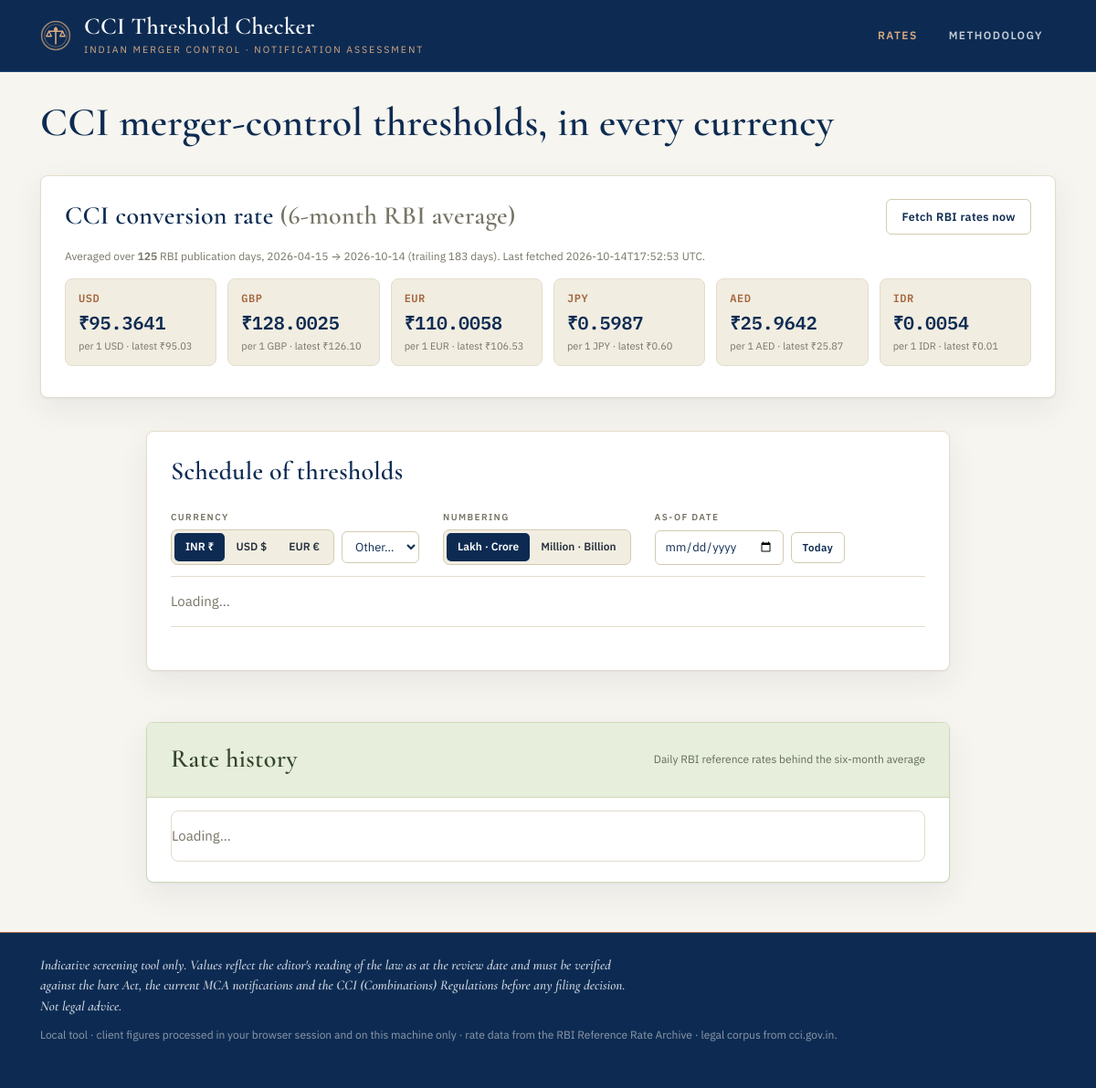
The page /rates on the database as committed earlier.
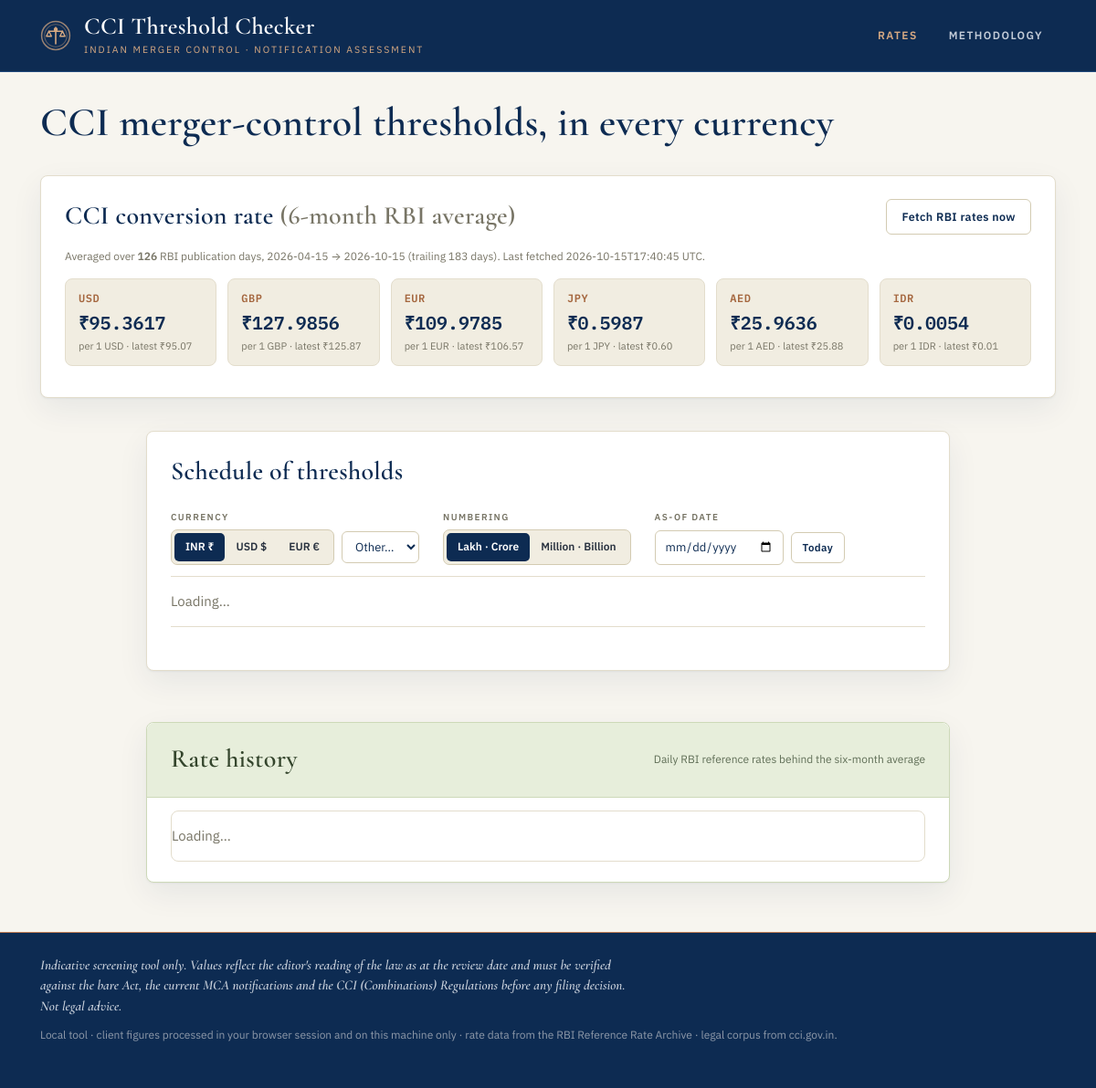
The same page on the database as committed later.
### tables this page shows
CREATE TABLE rates (
                date       TEXT PRIMARY KEY,   -- ISO yyyy-mm-dd
                usd REAL, gbp REAL, eur REAL, jpy REAL, aed REAL, idr REAL,
                source     TEXT,
                fetched_at TEXT
            );

CREATE TABLE meta (key TEXT PRIMARY KEY, value TEXT);

### app.py (the view)
@app.route("/rates")
def rates_page():
    avg, cfg = _avg()
    display = request.args.get("ccy", "USD")
    table = th.build_table(cfg, avg["averages"], display)
    currencies = fx.supported(avg["averages"]) if avg["has_data"] else ["INR", "USD", "EUR", "GBP", "JPY", "AED"]
    grouped = [(label, [r for r in table if r["category"] == key]) for key, label in CATEGORY_LABELS]
    return render_template("index.html", avg=avg, grouped=grouped,
                           display=display, currencies=currencies)

### app.py (called while the page is built)
def _avg(as_of=None):
    cfg = th.load_config()
    window = int(cfg["meta"].get("fx_window_days", 183))
    return rates_mod.compute_average(window, as_of=as_of), cfg

@app.context_processor
def inject_globals():
    cfg = th.load_config()
    return {
        "fmt_dual": N.format_dual,
        "fmt_indian": N.format_indian,
        "fmt_western": N.format_western,
        "meta": cfg["meta"],
        "last_scrape_at": db.get_meta("last_scrape_at"),
    }

### core/db.py (called while the page is built)
def _conn():
    os.makedirs(DATA_DIR, exist_ok=True)
    c = sqlite3.connect(DB_PATH)
    c.row_factory = sqlite3.Row
    return c

def get_rates_between(start_iso, end_iso):
    with _conn() as c:
        cur = c.execute(
            "SELECT * FROM rates WHERE date >= ? AND date <= ? ORDER BY date ASC",
            (start_iso, end_iso),
        )
        return [dict(r) for r in cur.fetchall()]

def get_meta(key, default=None):
    with _conn() as c:
        cur = c.execute("SELECT value FROM meta WHERE key=?", (key,))
        row = cur.fetchone()
        return row["value"] if row else default

### core/fx.py (called while the page is built)
def supported(rates):
    codes = ["INR"] + [c for c in rates.keys()]
    order = ["INR", "USD", "EUR", "GBP", "JPY", "AED", "IDR"]
    return [c for c in order if c in codes] + [c for c in codes if c not in order]

### core/numbers.py (called while the page is built)
def indian_group(n):
    s = str(int(round(n)))
    neg = s.startswith("-")
    if neg:
        s = s[1:]
    if len(s) <= 3:
        out = s
    else:
        last3 = s[-3:]
        rest = s[:-3]
        parts = []
        while len(rest) > 2:
            parts.insert(0, rest[-2:])
            rest = rest[:-2]
        if rest:
            parts.insert(0, rest)
        out = ",".join(parts) + "," + last3
    return ("-" + out) if neg else out

def western_group(n):
    return "{:,}".format(int(round(n)))

def _trim(x, decimals=2):
    s = "{:,.{d}f}".format(x, d=decimals)
    return s

def format_indian(value, decimals=2):
    if value is None:
        return "—"
    a = abs(value)
    sign = "-" if value < 0 else ""
    if a >= LAKH_CRORE:
        return f"{sign}{_trim(a / LAKH_CRORE, decimals)} lakh crore"
    if a >= CRORE:
        whole = a / CRORE
        return f"{sign}{indian_group(whole) if whole == int(whole) else _trim(whole, decimals)} crore"
    if a >= LAKH:
        return f"{sign}{_trim(a / LAKH, decimals)} lakh"
    return f"{sign}{indian_group(a)}"

### core/rates.py (called while the page is built, shortened)
def _as_date(v):
    if v is None:
        return None

### core/thresholds.py (called while the page is built)
def load_config():
    with open(CONFIG_PATH, encoding="utf-8") as fh:
        return json.load(fh)

### templates/index.html (shortened to what this page needs)
{% extends "base.html" %}
{% block content %}
<section class="hero">
  <div>
    <h1>CCI merger-control thresholds, in every currency</h1>
  </div>
</section>
<section class="card">
  <div class="card-head">
    <h2>CCI conversion rate <span class="muted">(6-month RBI average)</span></h2>
    <button id="refreshBtn" class="btn">Fetch RBI rates now</button>
  </div>
  <p class="muted small">
    <span id="rateSummary">
    {% if avg.has_data %}
      Averaged over <strong>{{ avg.n_days }}</strong> RBI publication days,
      {{ avg["from"] }} → {{ avg["to"] }}
      (trailing {{ avg.window_days }} days).
    {% endif %}
    </span>
    {% if last_scrape_at %}<span id="lastFetched">Last fetched {{ last_scrape_at }} UTC.</span>{% endif %}
  </p>
  <div class="rate-grid" id="rateGrid">
    {% for ccy, val in avg.averages.items() %}
      <div class="rate-chip">
        <div class="rate-ccy">{{ ccy }}</div>
        <div class="rate-val">₹{{ '%.4f'|format(val) }}</div>
        <div class="rate-sub muted">per 1 {{ ccy }}
          {% if avg.latest.get(ccy) %}· latest ₹{{ '%.2f'|format(avg.latest[ccy]) }}{% endif %}
        </div>
      </div>
    {% endfor %}
  </div>
</section>
<div class="home-grid">
  <section class="card table-card">
    <div class="card-head">
      <h2>Schedule of thresholds</h2>
    </div>
    <div class="toolbar">
      <div class="toggle-group" id="ccyToggle">
        <span class="toggle-label">Currency</span>
        <div class="tg-controls">
          <div class="seg">
            <button data-ccy="INR" class="active">INR ₹</button>
            <button data-ccy="USD">USD $</button>
            <button data-ccy="EUR">EUR €</button>
          </div>
          <select id="otherCcy" class="other-ccy" aria-label="Other currencies"><option value="">Other…</option></select>
        </div>
      </div>
      <div class="toggle-group" id="numToggle">
        <span class="toggle-label">Numbering</span>
        <div class="seg">
          <button data-sys="inr" class="active">Lakh · Crore</button>
          <button data-sys="intl">Million · Billion</button>
        </div>
      </div>
      <div class="toggle-group" id="dateToggle">
        <span class="toggle-label">As-of date</span>
        <div class="tg-controls">
          <input type="date" id="asOfDate" class="date-input" aria-label="As-of date — six-month average ending on this date">
          <button type="button" id="todayBtn" class="btn small-btn">Today</button>
        </div>
      </div>
    </div>
    <div id="thresholdTable" class="threshold-table-wrap"><p class="muted">Loading…</p></div>
    <p id="tableDisclaimer"></p>
  </section>
  <section class="card rate-history-card">
    <div class="card-head">
      <h2>Rate history</h2>
      <span class="muted small" id="rateHistorySub">Daily RBI reference rates behind the six-month average</span>
    </div>
    <div id="rateHistoryTable" class="rate-history-wrap"><p class="muted">Loading…</p></div>
  </section>
</div>
{% endblock %}

### templates/base.html (shortened to what this page needs)
<!doctype html>
<html lang="en">
<head>
  <link rel="stylesheet" href="{{ url_for('static', filename='style.css') }}">
</head>
<body>
<header class="masthead">
  <div class="wrap masthead-inner">
    <a class="nameplate" href="{{ url_for('index') }}" aria-label="CCI Threshold Checker — home">
      <span class="np-text">
        <strong>CCI Threshold Checker</strong>
        <small>Indian merger control · notification assessment</small>
      </span>
    </a>
    <nav class="nav" aria-label="Primary">
      <a href="{{ url_for('rates_page') }}" class="{{ 'active' if request.endpoint=='rates_page' }}">Rates</a>
      <a href="{{ url_for('about') }}" class="{{ 'active' if request.endpoint=='about' }}">Methodology</a>
    </nav>
  </div>
</header>
<main class="wrap">
  {% block content %}{% endblock %}
</main>
<footer class="footer">
  <div class="wrap">
    <p class="disclaimer">{{ meta.disclaimer }}</p>
    <p class="muted small">Local tool · client figures processed in your browser session and on this machine only · rate data from the RBI Reference Rate Archive · legal corpus from cci.gov.in.</p>
  </div>
</footer>
</body>
</html>

Rows that differ between the two databases and show on the page:
no longer on this page (row edited): rates: to "2026-10-14", usd "95.03" "126.10" "106.53" "0.60" "25.87" "0.01"
added rates: to "2026-10-15", usd "95.07" "125.87" "106.57" "0.60" "25.88" "0.01"
changed meta: value "2026-10-14T17:52:53" → "2026-10-15T17:40:45"
Other text that changed with them:
{{ avg.n_days }}: "125" → "126"
new list line: "USD ₹ 95.3617 per 1 USD · latest ₹"
new list line: "GBP ₹ 127.9856 per 1 GBP · latest ₹"
new list line: "EUR ₹ 109.9785 per 1 EUR · latest ₹"
new list line: "AED ₹ 25.9636 per 1 AED · latest ₹"
list line gone: "USD ₹ 95.3641 per 1 USD · latest ₹"
list line gone: "GBP ₹ 128.0025 per 1 GBP · latest ₹"
list line gone: "EUR ₹ 110.0058 per 1 EUR · latest ₹"
list line gone: "AED ₹ 25.9642 per 1 AED · latest ₹"
